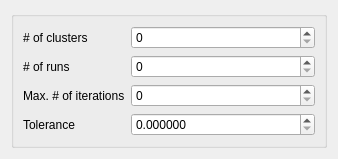
<?xml version="1.0" encoding="UTF-8"?>
<ui version="4.0">
 <class>Form</class>
 <widget class="QWidget" name="Form">
  <property name="geometry">
   <rect>
    <x>0</x>
    <y>0</y>
    <width>338</width>
    <height>159</height>
   </rect>
  </property>
  <property name="sizePolicy">
   <sizepolicy hsizetype="Ignored" vsizetype="Ignored">
    <horstretch>0</horstretch>
    <verstretch>0</verstretch>
   </sizepolicy>
  </property>
  <property name="windowTitle">
   <string>Form</string>
  </property>
  <layout class="QVBoxLayout" name="verticalLayout">
   <item>
    <widget class="QGroupBox" name="groupBox">
     <layout class="QFormLayout" name="formLayout">
      <property name="fieldGrowthPolicy">
       <enum>QFormLayout::AllNonFixedFieldsGrow</enum>
      </property>
      <item row="0" column="0">
       <widget class="QLabel" name="n_clust_label">
        <property name="text">
         <string># of clusters</string>
        </property>
       </widget>
      </item>
      <item row="0" column="1">
       <widget class="QSpinBox" name="n_clust_spin"/>
      </item>
      <item row="1" column="0">
       <widget class="QLabel" name="n_runs_label">
        <property name="text">
         <string># of runs</string>
        </property>
       </widget>
      </item>
      <item row="1" column="1">
       <widget class="QSpinBox" name="n_runs_spin"/>
      </item>
      <item row="2" column="0">
       <widget class="QLabel" name="n_iter_label">
        <property name="text">
         <string>Max. # of iterations</string>
        </property>
       </widget>
      </item>
      <item row="2" column="1">
       <widget class="QSpinBox" name="n_iter_spin"/>
      </item>
      <item row="3" column="0">
       <widget class="QLabel" name="tol_label">
        <property name="text">
         <string>Tolerance</string>
        </property>
       </widget>
      </item>
      <item row="3" column="1">
       <widget class="QDoubleSpinBox" name="tol_dspin">
        <property name="decimals">
         <number>6</number>
        </property>
       </widget>
      </item>
     </layout>
    </widget>
   </item>
  </layout>
 </widget>
 <resources/>
 <connections/>
</ui>
